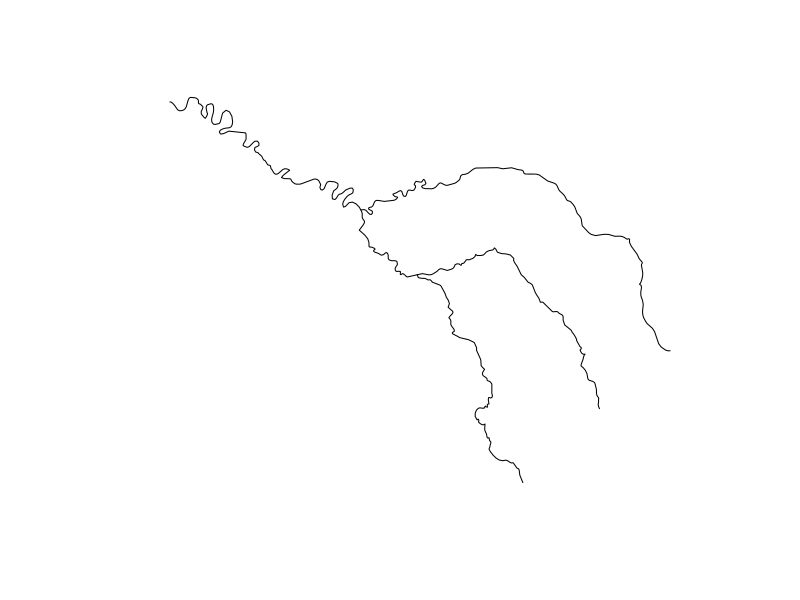
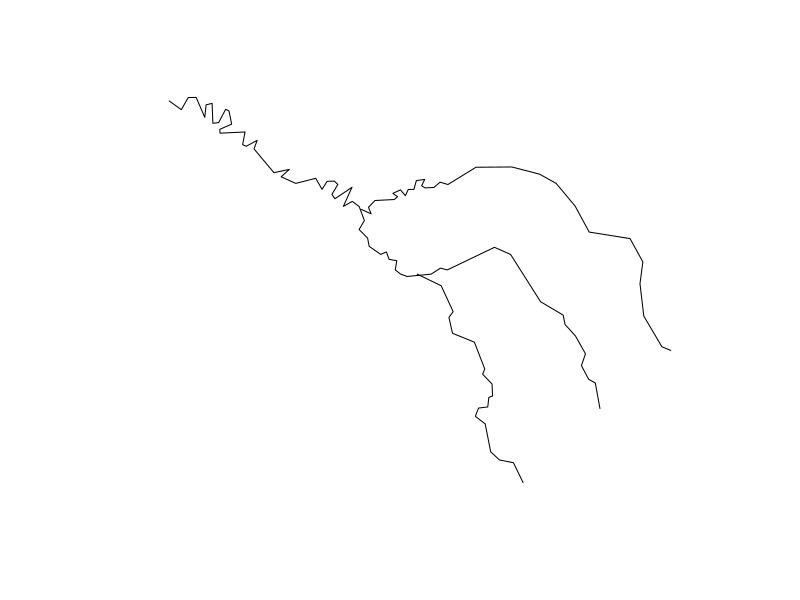
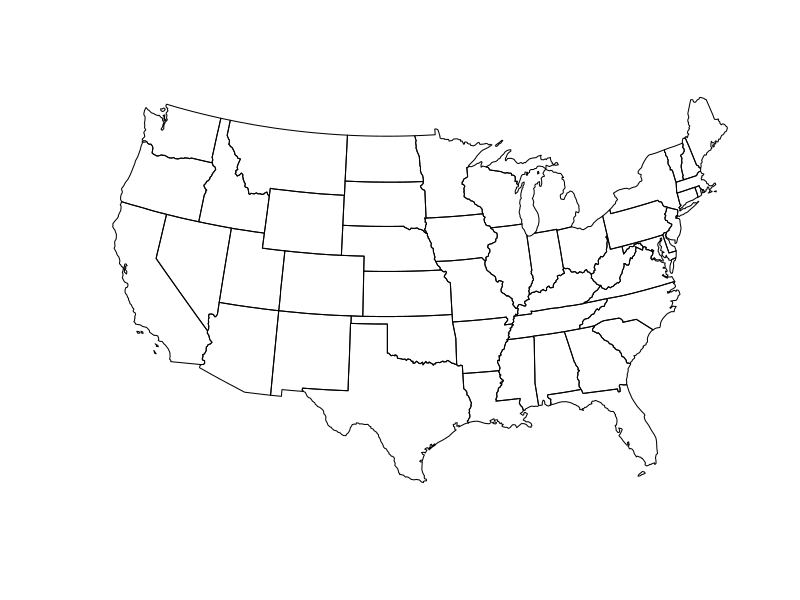
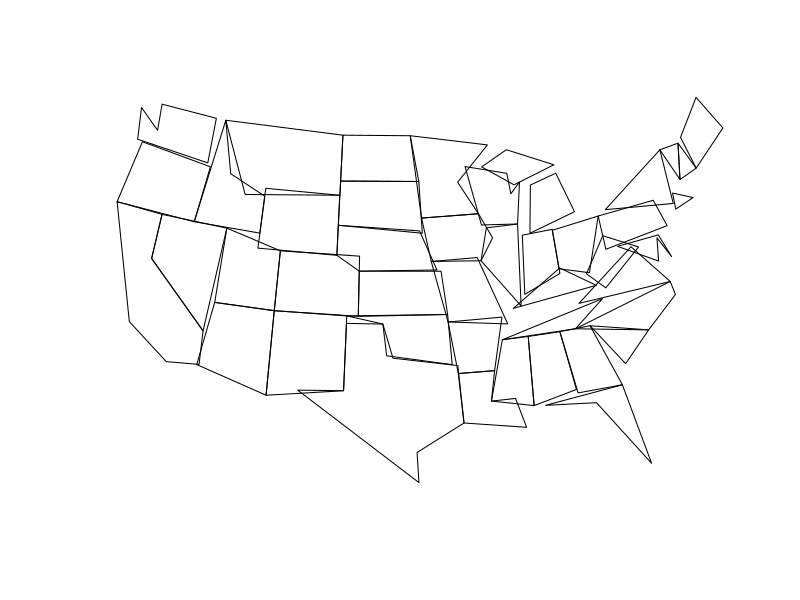
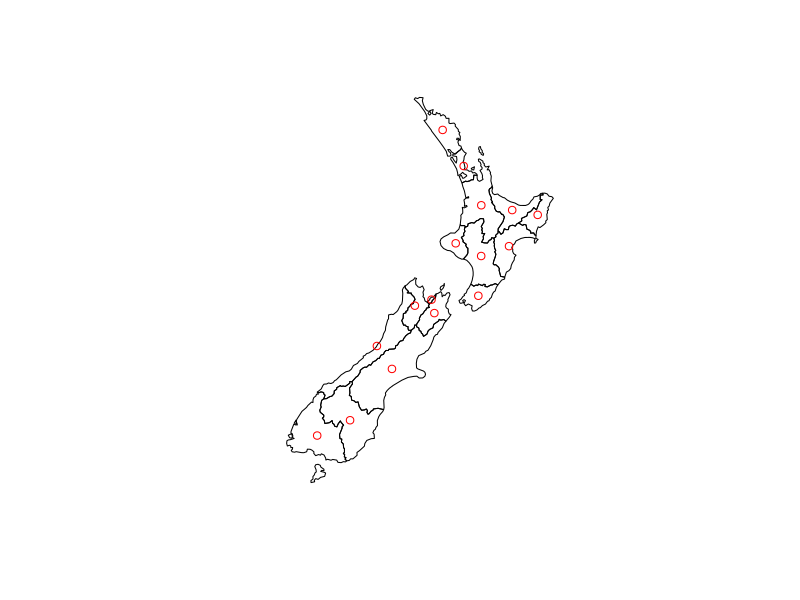
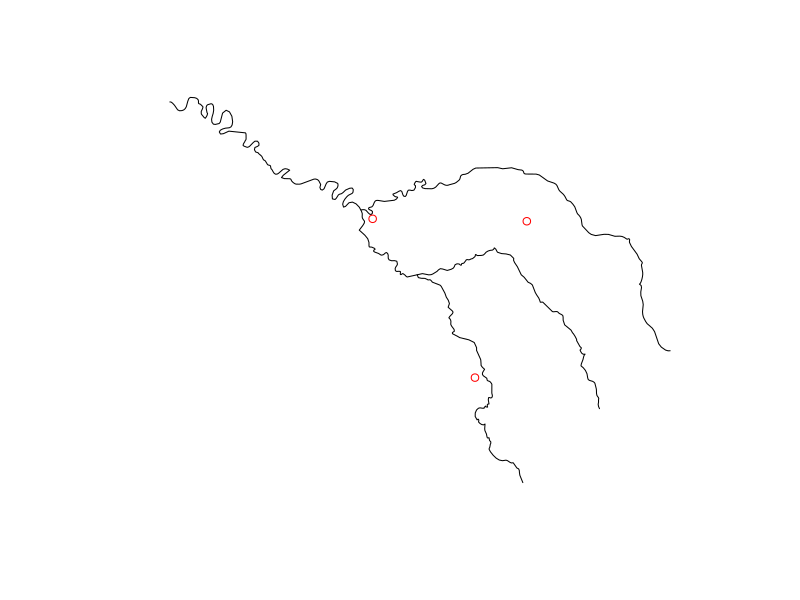
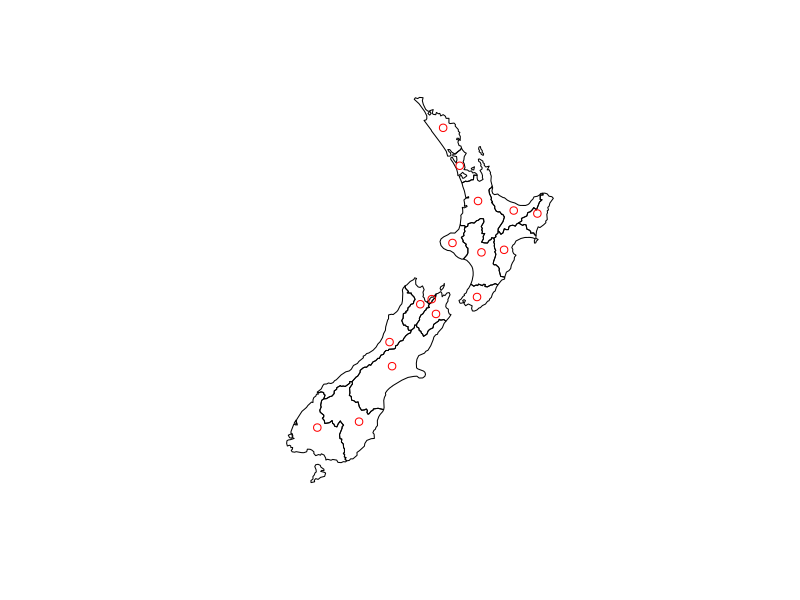
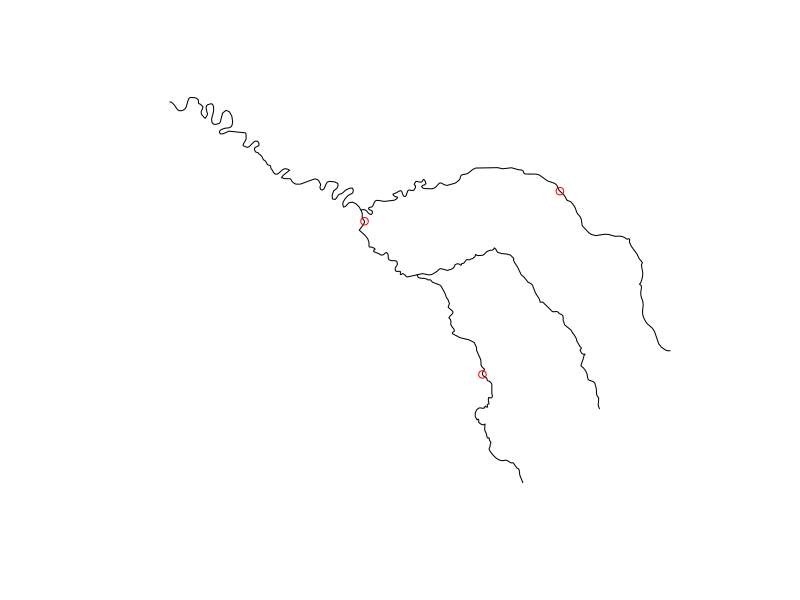

Generate these figures, in order, with R:
## ---- chunk 1
#| echo: false
#| message: false
library(sf)
library(terra)
library(spData)
## ---- chunk 2
seine_simp = st_simplify(seine, dTolerance = 2000)  # 2000 m
## ---- chunk 3
#| out.width = "120%"
plot(seine$geometry)
## ---- chunk 4
plot(seine_simp$geometry)
## ---- chunk 5
object.size(seine)
object.size(seine_simp)
## ---- chunk 6
us_states2163 = st_transform(us_states, "EPSG:2163")
us_states_simp1 = st_simplify(us_states2163, dTolerance = 100000)  # 100 km
## ---- chunk 7
#| out.width = "120%"
plot(us_states2163$geometry)
object.size(us_states2163)
## ---- chunk 8
plot(us_states_simp1$geometry)
object.size(us_states_simp1)
## ---- chunk 9
nz_centroid = st_centroid(nz)
seine_centroid = st_centroid(seine)
## ---- chunk 10
plot(nz$geom)
plot(nz_centroid$geom,add = TRUE,col='red')
## ---- chunk 11
plot(seine$geometry)
plot(seine_centroid$geom,add = TRUE,col = 'red')
## ---- chunk 12
#| out.width = '6cm'
nz_pos = st_point_on_surface(nz)
plot(nz$geom)
plot(nz_pos$geom,add = TRUE,col = 'red')
## ---- chunk 13
seine_pos = st_point_on_surface(seine)
plot(seine$geom)
plot(seine_pos$geom,add = TRUE,col = 'red')
## ---- chunk 14
seine_buff_5km = st_buffer(seine, dist = 5000)
plot(seine_buff_5km$geometry,col ='blue')
plot(seine$geometry,add = TRUE)
## ---- chunk 15
seine_buff_50km = st_buffer(seine, dist = 50000)
plot(seine_buff_50km$geometry,col ='blue')
plot(seine$geometry,add = TRUE)
## ---- chunk 16
library(sf)
b = st_sfc(st_point(c(0, 1)), st_point(c(1, 1))) # create 2 points
b = st_buffer(b, dist = 1) # convert points to circles
plot(b, border = "grey")
text(x = c(-0.5, 1.5), y = 1, labels = c("x", "y"), cex = 3) # add text
## ---- chunk 17
x = b[1]
y = b[2]
x_diff_y = st_difference(x, y)
plot(b, border = "grey")
plot(x_diff_y, col = "lightgrey", border = "grey", add = TRUE)
## ---- chunk 18
y_diff_x = st_difference(y, x)
plot(b, border = "grey")
plot(y_diff_x, col = "lightgrey", border = "grey", add = TRUE)
## ---- chunk 19
y_union_x = st_union(y, x)
plot(b, border = "grey")
plot(y_union_x, col = "lightgrey", border = "grey", add = TRUE)
## ---- chunk 20
x_and_y = st_intersection(x, y)
plot(b, border = "grey")
plot(x_and_y, col = "lightgrey", border = "grey", add = TRUE)
## ---- chunk 21
x = b[1]
y = b[2]
x_sym_y = st_sym_difference(x, y)
plot(b, border = "grey")
plot(x_sym_y, col = "lightgrey", border = "grey", add = TRUE)
## ---- chunk 22
nc <- read_sf(system.file("shape/nc.shp", package="sf"))
plot(nc$geometry)
## ---- chunk 23
plot(st_union(nc$geometry))
## ---- chunk 24
plot(c(nc$geometry[1],nc$geometry[10]))
## ---- chunk 25
plot(st_union(nc$geometry[1],nc$geometry[10]))
## ---- chunk 26
c(nc$geometry[1],nc$geometry[10])
st_union(nc$geometry[1],nc$geometry[10])
## ---- chunk 27
nz_sfc = st_geometry(nz)
plot(nz_sfc)
## ---- chunk 28
nz_shift = nz_sfc + c(0, 100000)

plot(nz_sfc)
plot(nz_shift,add = TRUE,col='red',alpha = .6)
## ---- chunk 29
nz_centroid_sfc = st_centroid(nz_sfc) 
nz_scale = (nz_sfc - nz_centroid_sfc) * 0.5 + nz_centroid_sfc
plot(nz_sfc)
plot(nz_scale,add = TRUE,col='red',alpha = .6)

## ---- chunk 30
rotation = function(a){
  r = a * pi / 180 #grados a radianes
  matrix(c(cos(r), sin(r), -sin(r), cos(r)), nrow = 2, ncol = 2)
} 
## ---- chunk 31
nz_rotate = (nz_sfc - nz_centroid_sfc) * rotation(30) + nz_centroid_sfc
plot(nz_sfc)
plot(nz_rotate,add = TRUE,col='red',alpha = .6)
